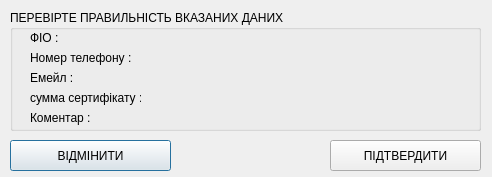
<?xml version="1.0" encoding="UTF-8"?>
<ui version="4.0">
 <class>Dialog</class>
 <widget class="QDialog" name="Dialog">
  <property name="geometry">
   <rect>
    <x>0</x>
    <y>0</y>
    <width>492</width>
    <height>177</height>
   </rect>
  </property>
  <property name="windowTitle">
   <string>Dialog</string>
  </property>
  <widget class="QGroupBox" name="groupBox">
   <property name="geometry">
    <rect>
     <x>10</x>
     <y>10</y>
     <width>471</width>
     <height>121</height>
    </rect>
   </property>
   <property name="title">
    <string>ПЕРЕВІРТЕ ПРАВИЛЬНІСТЬ ВКАЗАНИХ ДАНИХ</string>
   </property>
   <widget class="QLabel" name="label">
    <property name="geometry">
     <rect>
      <x>20</x>
      <y>20</y>
      <width>101</width>
      <height>16</height>
     </rect>
    </property>
    <property name="text">
     <string>ФІО :</string>
    </property>
   </widget>
   <widget class="QLabel" name="second_w_FullName">
    <property name="geometry">
     <rect>
      <x>130</x>
      <y>20</y>
      <width>331</width>
      <height>16</height>
     </rect>
    </property>
    <property name="text">
     <string/>
    </property>
   </widget>
   <widget class="QLabel" name="label_2">
    <property name="geometry">
     <rect>
      <x>20</x>
      <y>40</y>
      <width>101</width>
      <height>16</height>
     </rect>
    </property>
    <property name="text">
     <string>Номер телефону :</string>
    </property>
   </widget>
   <widget class="QLabel" name="second_w_PhoneNumber">
    <property name="geometry">
     <rect>
      <x>130</x>
      <y>40</y>
      <width>331</width>
      <height>16</height>
     </rect>
    </property>
    <property name="text">
     <string/>
    </property>
   </widget>
   <widget class="QLabel" name="label_3">
    <property name="geometry">
     <rect>
      <x>20</x>
      <y>60</y>
      <width>101</width>
      <height>16</height>
     </rect>
    </property>
    <property name="text">
     <string>Емейл :</string>
    </property>
   </widget>
   <widget class="QLabel" name="second_w_Email">
    <property name="geometry">
     <rect>
      <x>130</x>
      <y>60</y>
      <width>331</width>
      <height>16</height>
     </rect>
    </property>
    <property name="text">
     <string/>
    </property>
   </widget>
   <widget class="QLabel" name="label_4">
    <property name="geometry">
     <rect>
      <x>20</x>
      <y>80</y>
      <width>111</width>
      <height>16</height>
     </rect>
    </property>
    <property name="text">
     <string>сумма сертифікату :</string>
    </property>
   </widget>
   <widget class="QLabel" name="second_w_sum_">
    <property name="geometry">
     <rect>
      <x>130</x>
      <y>80</y>
      <width>331</width>
      <height>16</height>
     </rect>
    </property>
    <property name="text">
     <string/>
    </property>
   </widget>
   <widget class="QLabel" name="label_5">
    <property name="geometry">
     <rect>
      <x>20</x>
      <y>100</y>
      <width>111</width>
      <height>16</height>
     </rect>
    </property>
    <property name="text">
     <string>Коментар :</string>
    </property>
   </widget>
   <widget class="QLabel" name="second_w_Comments">
    <property name="geometry">
     <rect>
      <x>130</x>
      <y>100</y>
      <width>331</width>
      <height>16</height>
     </rect>
    </property>
    <property name="text">
     <string/>
    </property>
   </widget>
  </widget>
  <widget class="QPushButton" name="Cansel">
   <property name="geometry">
    <rect>
     <x>10</x>
     <y>140</y>
     <width>161</width>
     <height>31</height>
    </rect>
   </property>
   <property name="text">
    <string>ВІДМІНИТИ</string>
   </property>
  </widget>
  <widget class="QPushButton" name="Confirm">
   <property name="geometry">
    <rect>
     <x>330</x>
     <y>140</y>
     <width>151</width>
     <height>31</height>
    </rect>
   </property>
   <property name="text">
    <string>ПІДТВЕРДИТИ</string>
   </property>
  </widget>
 </widget>
 <resources/>
 <connections/>
</ui>
